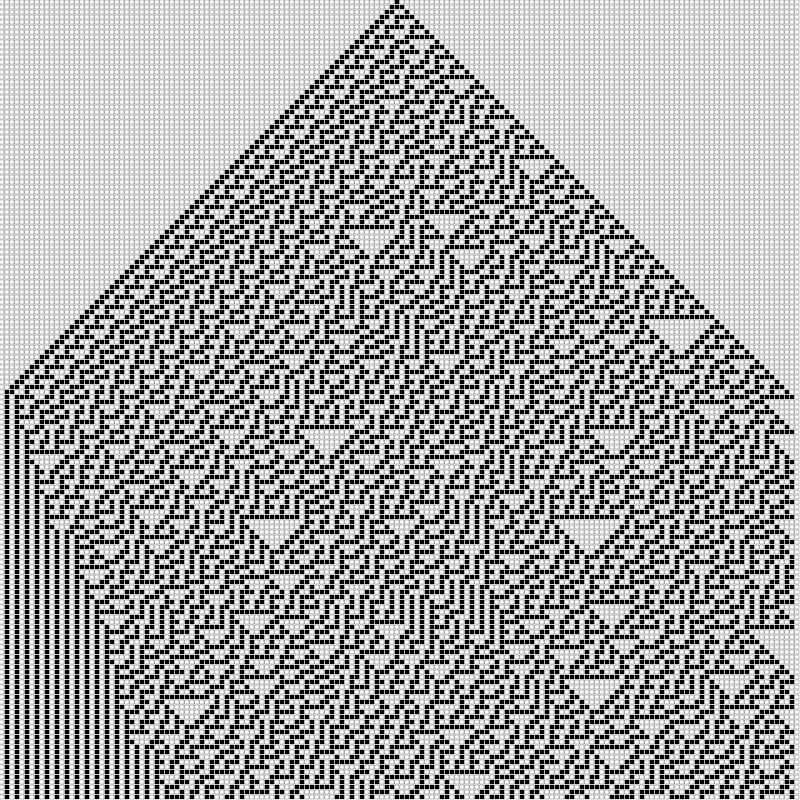
Frame 1 (no input)
Frame 60 (no input): identical to frame 1, image omitted
Frame 120 (the mouse pressed at the canvas centre since frame 60): identical to frame 1, image omitted

The p5.js sketch that drew this single still picture (run headless with seeded random() and noise() and a simulated clock; from frame 60 on, the mouse is pressed at the canvas centre):

// p5.js sketch
// ── sketch.js
let w
let columns
let rows
let board
let next
let UtL
let UuU
let UtR
setup = function() {
    createCanvas(800,800);
    w=5
    columns=Math.floor(width/w)
    rows=Math.floor(height/w)
    board=new Array(columns)
    for(let i=-0;i<columns;i++){
    board[i]=new Array(rows)
    }
    next=new Array(columns)
    for(let i=0;i<columns;i++){
    next[i]=new Array(rows)
    }
    init()
};

draw=function(){
    background(255)
    for (let i=0;i<columns;i++){
    for (let j=0;j<rows;j++){
        if((board[i][j]==1)){
        fill(0)}
        else {
        fill(255)}
        push()
        stroke(0)
        strokeWeight(0.25)
        rect(i*w,j*w,w-1,w-1)
        pop()
    }
    }
}

function XORCompare(i, j) {
    UtL = (board[i - 1][j - 1] == 1);
    UuU = (board[i + 0][j - 1] == 1);
    UtR = (board[i + 1][j - 1] == 1);

    //change this if statement to define a new rule
    if ((UtL && !(UuU || UtR)) || (!UtL && (UuU || UtR))) {
    board[i][j] = 1;
    return board[i][j]
    } else {
    board[i][j] = 0;
    return board[i][j]
    }
}

function init() {
    board[Math.floor((columns - 1) / 2)][0] = 1;
    for (var j = 0; j < rows; j++) {
    for (var i = 0; i < columns; i++) {
        if (i !== 0 && j !== 0 && i !== columns - 1) XORCompare(i, j);
    }
    for (var i2 = columns - 1; i2 > 0; i2--) {
        if (i2 !== 0 && j !== 0 && i2 !== columns - 1) XORCompare(i2, j);
    }
    }
}
